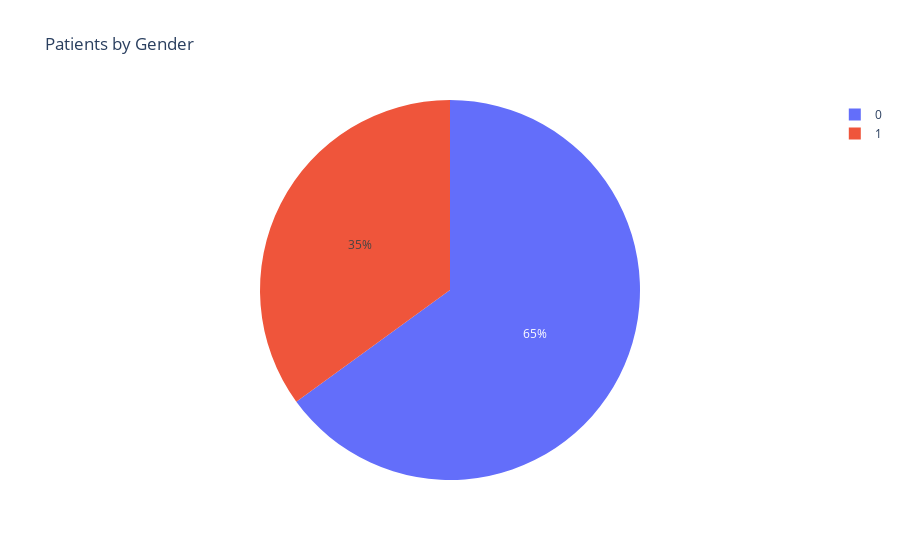

Notebook source saved alongside this figure:
### Code cell
# pie chart to determine which gender is missing appointments

fig = {'data': [{'type': 'pie',
                'name': "Present by Gender: Pie Chart",
                'labels': df['Gender'].value_counts().index,
                'values': df['Gender'].value_counts().values,
                 'direction': 'clockwise'}], 'layout': {'title': 'Patients by Gender'}}
                 
pyo.iplot(fig)

### Figure 1 — Plotly figure (JSON) as saved in the notebook; plotly's stock layout.template omitted (floating-point values rounded to 4 significant figures)
{"data": [{"direction": "clockwise", "labels": [0, 1], "name": "Present by Gender: Pie Chart", "type": "pie", "values": [71840, 38687]}], "layout": {"title": {"text": "Patients by Gender"}}}
